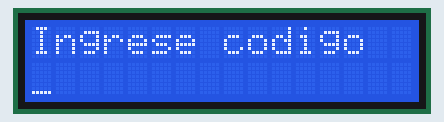
The sketch below on a simulated Arduino Uno, built with avr-gcc and run on an emulated ATmega328P. Shown: 16×2 character LCD.

Above: at 0.1 s.

The sketch:

Ingrese_Codigo.ino
```cpp
#include <LiquidCrystal.h>

LiquidCrystal lcd(12, 11, 5, 4, 3, 2);

void setup() {
  lcd.begin(16, 2);

  lcd.print("Ingrese codigo");

}

void loop() {
  lcd.setCursor(0,1);
  lcd.cursor();
  delay(500);


  lcd.noCursor();
  delay(500);
}
```
